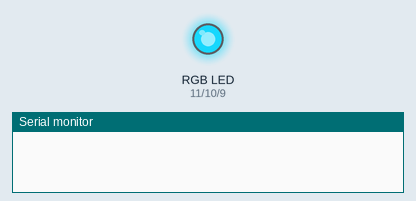
Recording of a sketch running on a simulated Arduino Uno, built with avr-gcc and run on an emulated ATmega328P. On the bench: an RGB LED mixed from three pins (HIGH = lit), the last lines printed to the serial monitor. Dim RGB values are drawn brighter than linear; random numbers use the default seed unless the sketch sets one.

Above: at 0.1 s.
At 5.1 s:
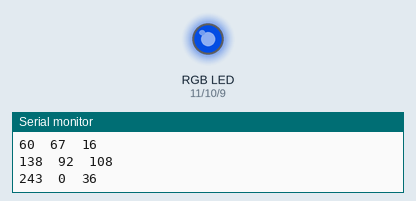
At 9.6 s:
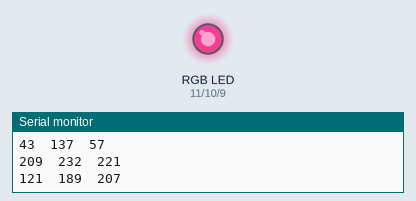
At 19.6 s:
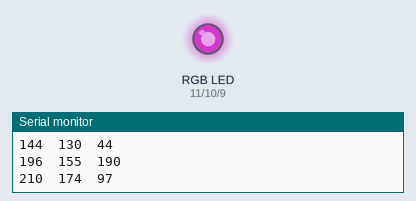
At 29.1 s:
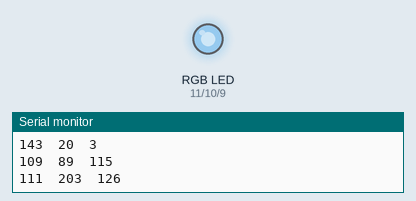
At 39.1 s:
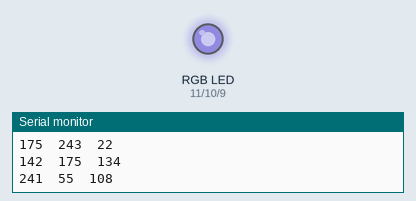
Timing chart, 0 to 40.0 s (numbered marks = the images above):
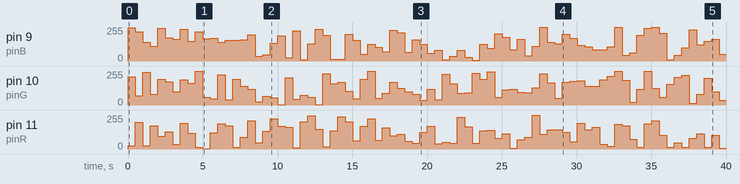

Measured:
- by itself, pin 10 (pinG): 0/255 → 211/255 at 0.00 s, → 70/255 0.50 s later, → 247/255 0.50 s later, → 79/255 0.50 s later, … (79 changes in this stretch)
- by itself, pin 11 (pinR): 0/255 → 23/255 at 0.00 s, → 201/255 0.50 s later, → 25/255 0.50 s later, → 174/255 0.50 s later, … (80 changes in this stretch)

The sketch:

RGB_1.ino
```cpp
//RGB 1
//Codigo Creado por AlgoBack YouTube Channel

int pinR = 11;
int pinG = 10;
int pinB = 9;

void setup() {
pinMode(pinR, OUTPUT);
pinMode(pinG, OUTPUT);
pinMode(pinB, OUTPUT);
Serial.begin(9600);
}

void loop() {

 int i =(rand() % 255 - 1)+1;
 int j =(rand() % 255 - 1)+1;
 int k =(rand() % 255 - 1)+1;

      color(i,j,k);
      delay(500);
      Serial.println(String(i)+ "  "+String(j)+ "  " +String(k));


}

void color(int R, int G, int B)
{

 R = 255 - R;
 G = 255 - G;
 B = 255 - B;

  analogWrite(pinR, R);
  analogWrite(pinG, G);
  analogWrite(pinB, B);

}
```
